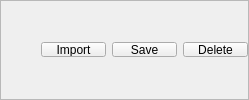
              <widget class="QFrame" name="frame_10">
               <property name="frameShape">
                <enum>QFrame::StyledPanel</enum>
               </property>
               <property name="frameShadow">
                <enum>QFrame::Raised</enum>
               </property>
               <layout class="QVBoxLayout" name="verticalLayout_21">
                <property name="leftMargin">
                 <number>0</number>
                </property>
                <property name="topMargin">
                 <number>0</number>
                </property>
                <property name="rightMargin">
                 <number>0</number>
                </property>
                <property name="bottomMargin">
                 <number>0</number>
                </property>
                <item>
                 <layout class="QHBoxLayout" name="horizontalLayout_4">
                  <item>
                   <spacer name="horizontalSpacer_2">
                    <property name="orientation">
                     <enum>Qt::Horizontal</enum>
                    </property>
                    <property name="sizeHint" stdset="0">
                     <size>
                      <width>40</width>
                      <height>20</height>
                     </size>
                    </property>
                   </spacer>
                  </item>
                  <item>
                   <widget class="QPushButton" name="btn_import_protein">
                    <property name="maximumSize">
                     <size>
                      <width>65</width>
                      <height>15</height>
                     </size>
                    </property>
                    <property name="text">
                     <string>Import</string>
                    </property>
                   </widget>
                  </item>
                  <item>
                   <widget class="QPushButton" name="btn_save_protein">
                    <property name="maximumSize">
                     <size>
                      <width>65</width>
                      <height>15</height>
                     </size>
                    </property>
                    <property name="text">
                     <string>Save</string>
                    </property>
                   </widget>
                  </item>
                  <item>
                   <widget class="QPushButton" name="btn_delete_protein">
                    <property name="maximumSize">
                     <size>
                      <width>65</width>
                      <height>15</height>
                     </size>
                    </property>
                    <property name="text">
                     <string>Delete</string>
                    </property>
                   </widget>
                  </item>
                 </layout>
                </item>
               </layout>
              </widget>
